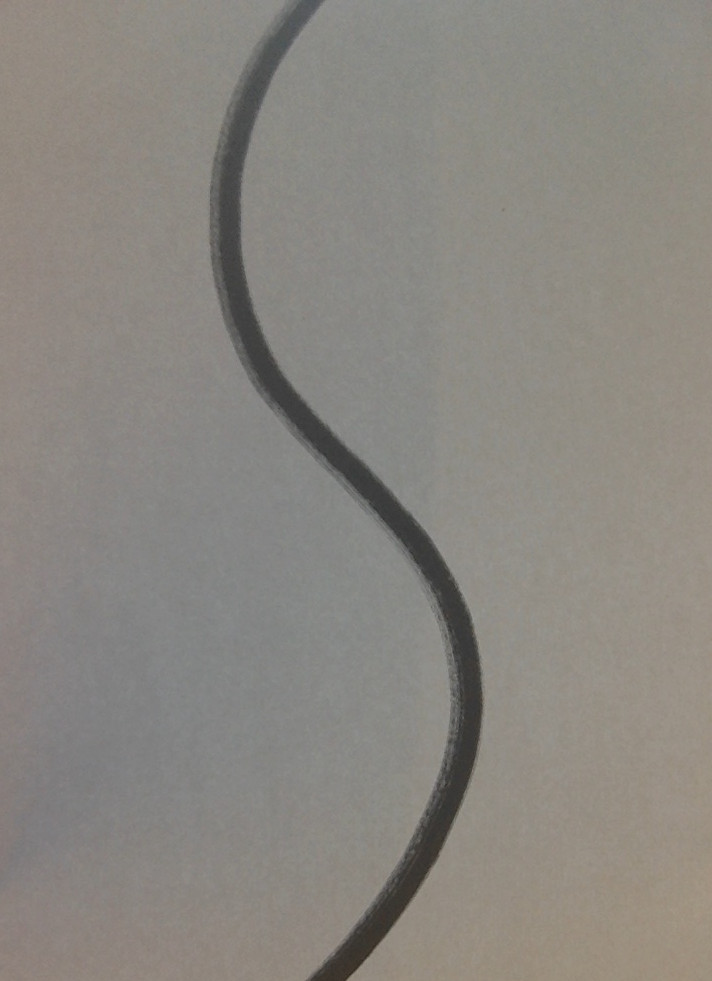
#> input picture opencv/src/main/python/path.jpg, 712 x 981 px
$ python detection.5.py
#> lines starting #> are read from the running program, lines starting #| are printed output that depends on the picture; after the words box and inside, x2 and y2 are one past the last pixel; in counts of white or black regions, pixels touching at a corner belong together
#
# pip install opencv-python
#
import cv2
import numpy as np

print('Using OpenCV version', cv2.__version__)

verboseContour = False
verbose = False

Kernel_size = 31  # 15

#
# On ONE image, static.
# Contour approach
#
print("Reading original image...")
image = cv2.imread("path.jpg")  # , cv2.IMREAD_GRAYSCALE)
#> image is the input picture: shape (981, 712, 3); mean B, G, R 128.1, 134.2, 137.8
print("Image is a {}, its shape is {} (h, w, ch)".format(type(image), image.shape))
#| Image is a <class 'numpy.ndarray'>, its shape is (981, 712, 3) (h, w, ch)

cv2.imshow('Original', image)
# cv2.imwrite('./snap1.jpg', image)

img_gray = cv2.cvtColor(image, cv2.COLOR_BGR2GRAY)
cv2.imshow('Gray', img_gray)

blurred = cv2.GaussianBlur(img_gray, (Kernel_size, Kernel_size), 0)
cv2.imshow('Blurred', blurred)

# ret, thresh = cv2.threshold(img_gray, 127, 255, 0)
ret, thresh = cv2.threshold(blurred, 127, 255, 0)
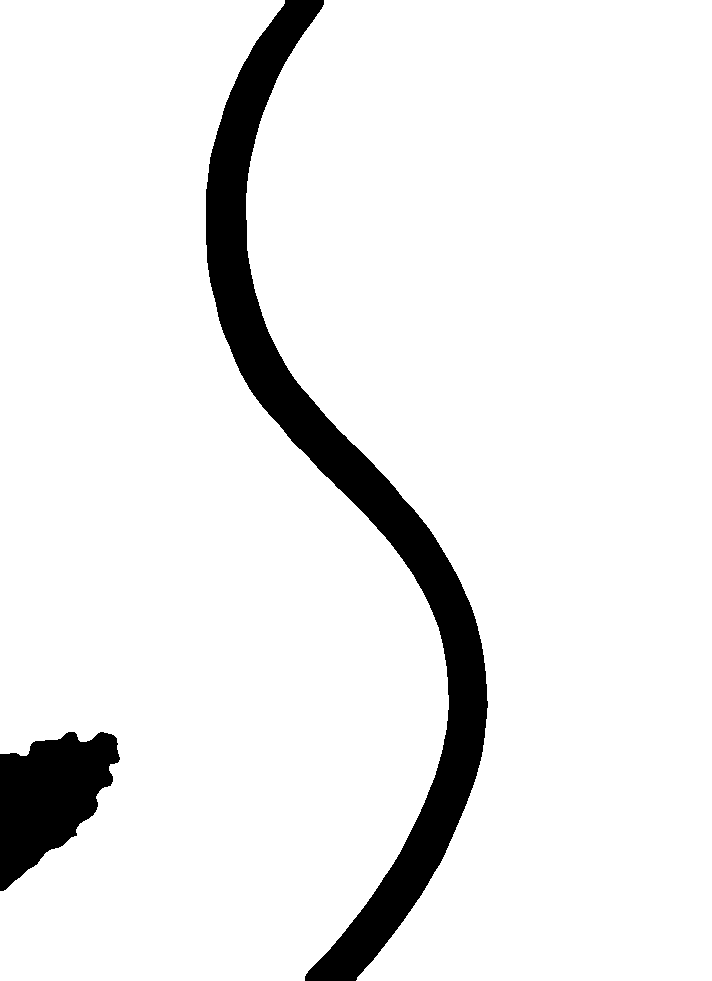
#> thresh: shape (981, 712); 92% white; 2 black regions
height, width = thresh.shape[:2]
#> height = 981; width = 712

cv2.imshow('Thresh WxH {}x{}'.format(width, height), thresh)
# cv2.imshow('Thresh', thresh)

try:
    # Only 2 prms returned!!!
    contours, hierarchy = cv2.findContours(thresh, cv2.RETR_TREE, cv2.CHAIN_APPROX_SIMPLE)
#> contours = 2 contours; box (x1, y1, x2, y2) and area: (246, 0, 712, 981) 337209, (0, 0, 449, 981) 302790

    print("Contours were found: list of {} elements (ndarrays)".format(len(contours)))
#| Contours were found: list of 2 elements (ndarrays)
    if verboseContour:
        biggest_contour_idx = -1
        biggest_contour_num = 0
        for i in range(len(contours)):
            nb_points = len(contours[i])
            if nb_points > biggest_contour_num:
                biggest_contour_idx = i
                biggest_contour_num = nb_points

        print("Contour #{} has {} points".format(biggest_contour_idx, biggest_contour_num))
        print("Contour #{}:".format(biggest_contour_idx))
        for i in range(len(contours[biggest_contour_idx])):
            print("Element #{}, type:{}".format(i, type(contours[biggest_contour_idx][i])))
            print(contours[biggest_contour_idx][i])

    contours = sorted(contours, key=cv2.contourArea)

    print("Getting moments...")
    moment = cv2.moments(thresh)
#> moment = moments, m00 163893855, centre m10/m00, m01/m00 = (361.9, 483.8)
    print("Moment:", moment)
#> (printed output is left out)
    X = int(moment["m10"] / moment["m00"])
#> X = 361
    Y = int(moment["m01"] / moment["m00"])
#> Y = 483
    # Draw center of the image
    cv2.circle(image, (X, Y), 15, (205, 114, 101), 3)

    # Print contours on original image
    cv2.drawContours(image, contours, -1, (0, 255, 0), 3)  # in green
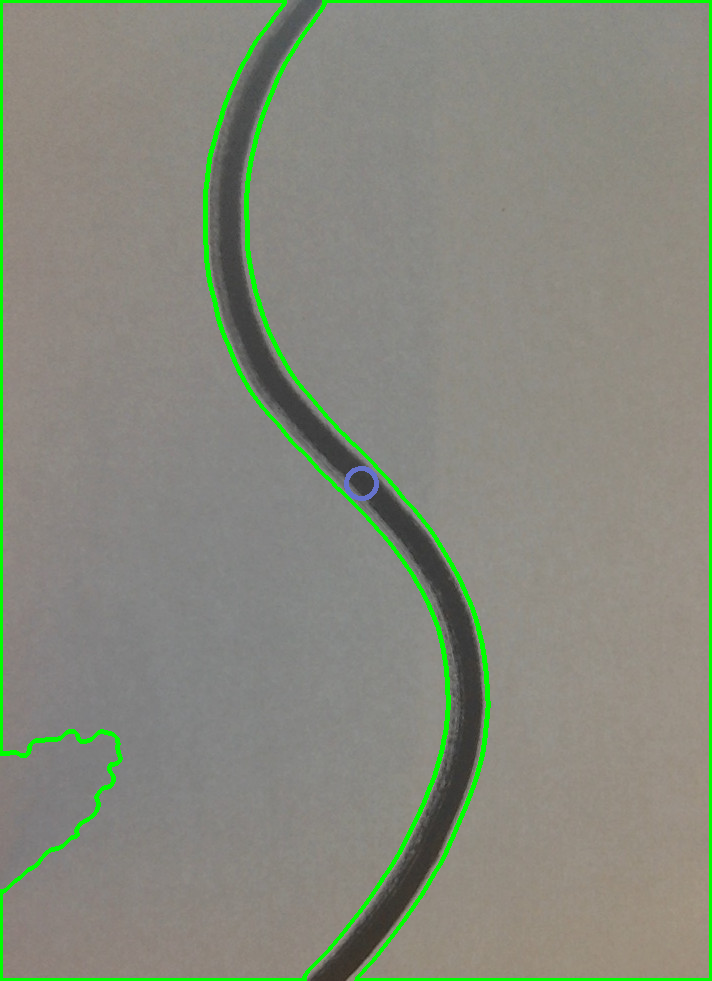
#> image: shape (981, 712, 3); mean B, G, R 124.3, 137.7, 133.6
    cv2.imshow('Contours', image)

    # Create blank image, print contours on it
    blank_image = np.zeros((height, width, 3), np.uint8)
    color = (255, 255, 255)   # white
    blank_image[:] = color
    #
    cv2.drawContours(blank_image, contours, -1, (0, 0, 0), 3)  # in black on white
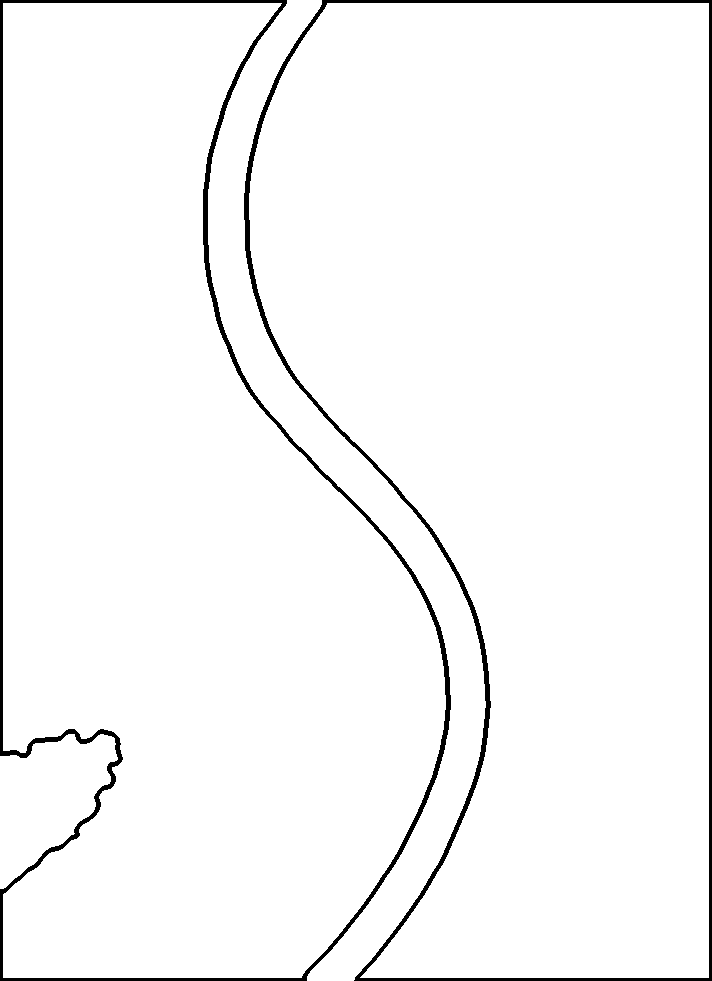
#> blank_image: shape (981, 712, 3); 97% white; 2 black regions, box (x1, y1, x2, y2) and area: (0, 0, 451, 981) 10778, (244, 0, 712, 981) 10052
    cv2.imshow('Blank Contours', blank_image)

except ValueError as ve:
    # keep going
    if verbose:
        print(ve)
finally:
    if verbose:
        print('Moving on')

# input("Press [Enter] to end")
print("Hit any key to finish")
cv2.waitKey(0)

cv2.destroyAllWindows()
